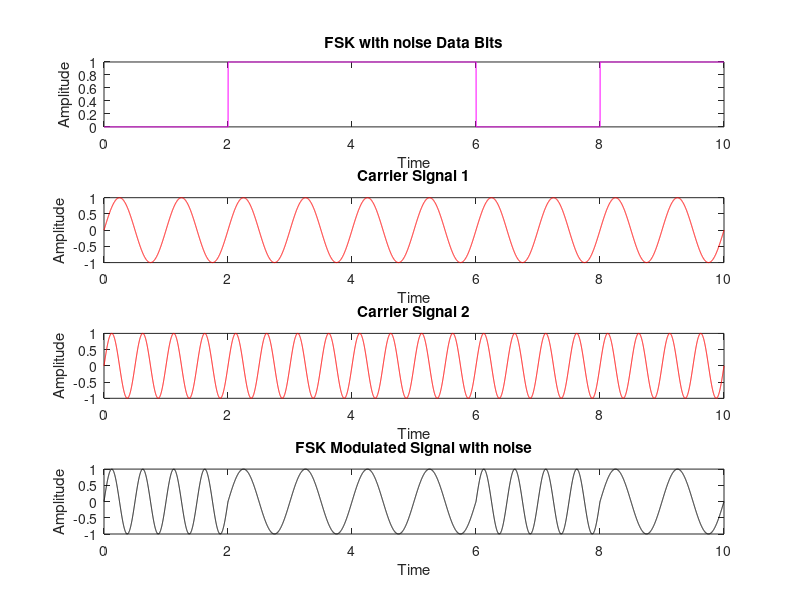

Recreate this plot in MATLAB. (Note: this script raises an error after producing the figure.)
function FSK_noise
%Input bits generation
N=10;%Input size
n=randi([0 1],1,N);
disp('Transmitted Data bits:')
disp(n)
for i=1:N
    if n(i)==0
        s(i)=0;
    else
        s(i)=1;
    end
end
S=1000;%samples per bit
m=1;
t=0:1/S:N;
for j=1:length(t)
    if t(j)<=m
        signal(j)=s(m);
    else
        signal(j)=s(m);
        m=m+1;
    end
end
figure(2);
subplot(4,1,1)
plot(t,signal,'m');
xlabel('Time')
ylabel('Amplitude')
title('FSK with noise Data Bits')
%Carrier Signal generation
c1 = sin(2*pi*t);
c2 = sin(2*pi*2*t);
subplot(4,1,2)
plot(t,c1,'r');
xlabel('Time')
ylabel('Amplitude')
title('Carrier Signal 1')
subplot(4,1,3)
plot(t,c2,'r');
xlabel('Time')
ylabel('Amplitude')
title('Carrier Signal 2')
%FSK signal generation
for j=1:length(t)
    if signal(j)==1
        x(j)=c1(j);
    else
        x(j)=c2(j);
    end
end
subplot(4,1,4)
plot(t,x,'k');
xlabel('Time')
ylabel('Amplitude')
title('FSK Modulated Signal with noise')
%no noise
y= awgn(x,20,'measured');
y1 = y.*c1;
y2 = y.*c2;
int_op1=[];
int_op2=[];
for i=1:S:length(y1)-S
    int_o= (1/S)*trapz(y1(i+1:i+S));
    int_op1 = [int_op1 int_o];
    int_o1= (1/S)*trapz(y2(i+1:i+S));
    int_op2 = [int_op2 int_o1];
end
l = int_op1-int_op2;
recieved_data = (round(l,1)>=0);
disp('Recieved bits:')
disp(recieved_data)
%BER
ber = sum(n~=recieved_data)/N;
disp('Bit Error Rate:')
disp(ber)
end